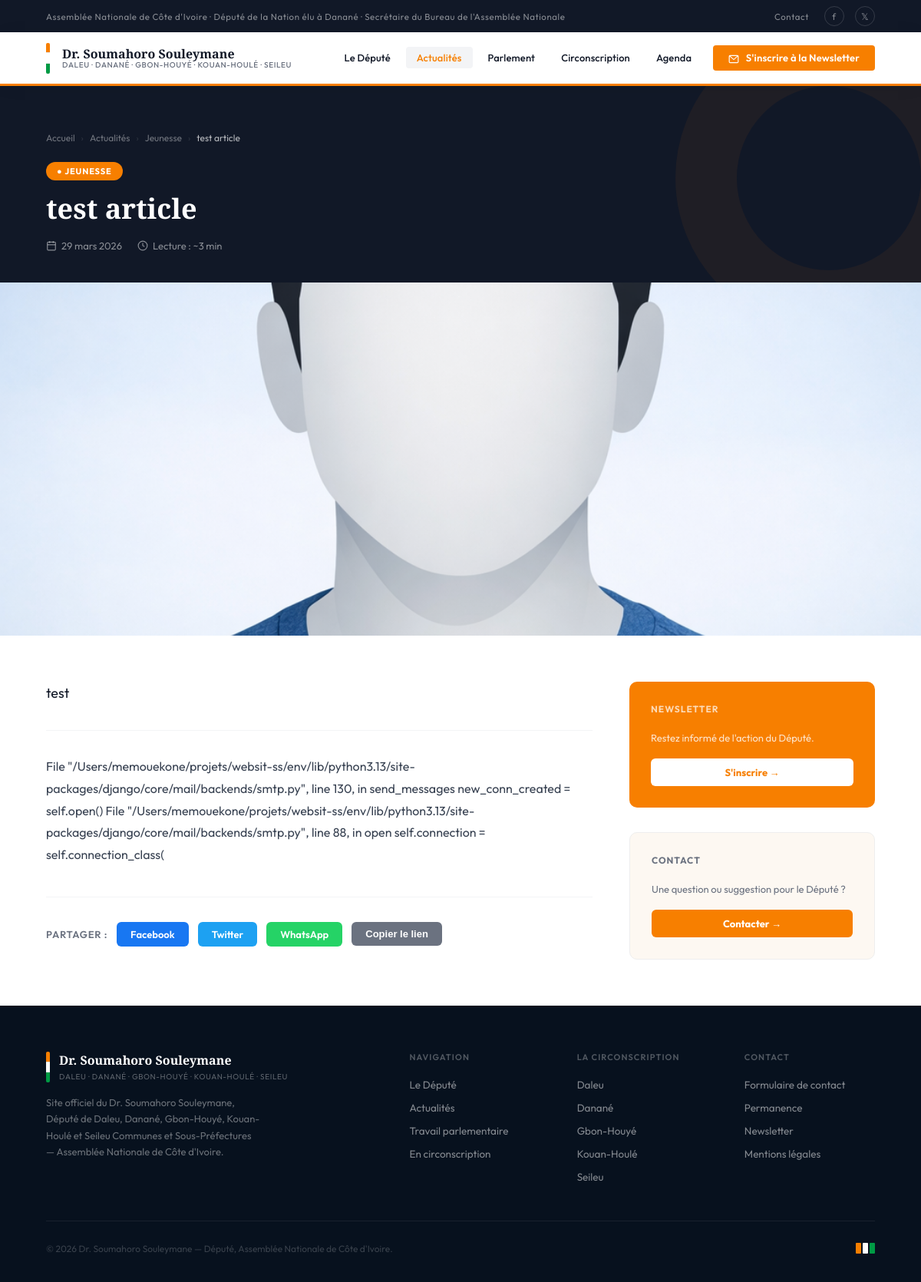
The app's page /actualites/test-article/ with its own data.
### website/models.py (models this page shows, shortened)
class Actualite(models.Model):
    CATEGORIE_CHOICES = [
        ('assemblee', 'Assemblée Nationale'),
        ('circonscription', 'En Circonscription'),
        ('agriculture', 'Agriculture'),
        ('economie', 'Économie'),
        ('education', 'Éducation'),
        ('sante', 'Santé'),
        ('environnement', 'Environnement'),
        ('infrastructure', 'Infrastructure'),
        ('jeunesse', 'Jeunesse'),
        ('culture', 'Culture'),
        ('social', 'Social'),
        ('securite', 'Sécurité'),
        ('presse', 'Revue de Presse'),
        ('video', 'Vidéo'),
    ]
    titre            = models.CharField(max_length=255, verbose_name="Titre")
    slug             = models.SlugField(max_length=270, unique=True, blank=True)
    extrait          = models.TextField(max_length=400, verbose_name="Extrait")
    contenu          = models.TextField(verbose_name="Contenu")
    categorie        = models.CharField(max_length=30, choices=CATEGORIE_CHOICES, default='assemblee')
    image            = models.ImageField(upload_to='actualites/', blank=True, null=True)
    date_publication = models.DateField(verbose_name="Date de publication")
    en_vedette       = models.BooleanField(default=False, verbose_name="En vedette")
    publie           = models.BooleanField(default=True, verbose_name="Publié")
    created_at       = models.DateTimeField(auto_now_add=True)
    updated_at       = models.DateTimeField(auto_now=True)
    class Meta:
        verbose_name = "Actualité"
        verbose_name_plural = "Actualités"
        ordering = ['-date_publication', '-created_at']
    def get_categorie_display_color(self):
        mapping = {
            'assemblee': 'var(--orange)', 'circonscription': 'var(--vert)',
            'presse': '#6B7280', 'video': '#7C3AED',
        }
        return mapping.get(self.categorie, 'var(--orange)')

### website/views.py (the view)
# urls.py: path('actualites/<slug:slug>/',     views.actualite_detail,      name='actualite_detail'),
def actualite_detail(request, slug):
    article = get_object_or_404(Actualite, slug=slug, publie=True)
    articles_lies = Actualite.objects.filter(
        publie=True, categorie=article.categorie
    ).exclude(pk=article.pk)[:3]
    context = {
        'article':      article,
        'articles_lies': articles_lies,
    }
    return render(request, 'actualite_detail.html', context)

### templates/Actualite_detail.html (shortened to what this page needs)
{% extends "base.html" %}
{% load static %}
{% block content %}
<div class="article-hero">
  <div class="breadcrumb">
    <a href="{% url 'website:index' %}">Accueil</a>
    <span class="breadcrumb-sep">›</span>
    <a href="{% url 'website:actualites' %}">Actualités</a>
    <span class="breadcrumb-sep">›</span>
    <a href="{% url 'website:actualites' %}?categorie={{ article.categorie }}">{{ article.get_categorie_display }}</a>
    <span class="breadcrumb-sep">›</span>
    <span style="color:rgba(255,255,255,0.7);">{{ article.titre|truncatechars:50 }}</span>
  </div>
  <div class="article-hero-cat" style="background:{{ article.get_categorie_display_color }};">
    ● {{ article.get_categorie_display }}
  </div>
  <h1 class="article-hero-title">{{ article.titre }}</h1>
  <div class="article-hero-meta">
    <div class="article-meta-item">
      <svg width="14" height="14" fill="none" stroke="currentColor" stroke-width="2" viewBox="0 0 24 24"><rect x="3" y="4" width="18" height="18" rx="2"/><line x1="16" y1="2" x2="16" y2="6"/><line x1="8" y1="2" x2="8" y2="6"/><line x1="3" y1="10" x2="21" y2="10"/></svg>
      {{ article.date_publication|date:"d F Y" }}
    </div>
    <div class="article-meta-item">
      <svg width="14" height="14" fill="none" stroke="currentColor" stroke-width="2" viewBox="0 0 24 24"><circle cx="12" cy="12" r="10"/><polyline points="12 6 12 12 16 14"/></svg>
      Lecture : ~{{ article.contenu|wordcount|divisibleby:200|default:"3" }} min
    </div>
  </div>
</div>
{% if article.image %}
  <img src="{{ article.image.url }}" alt="{{ article.titre }}" class="article-img-banner">
{% endif %}
<div class="article-layout">
  <div>
    <p style="font-size:18px; font-weight:400; color:var(--encre); line-height:1.7; margin-bottom:32px; padding-bottom:32px; border-bottom:1px solid #F3F4F6;">
      {{ article.extrait }}
    </p>
    <div class="article-body">
      {{ article.contenu|linebreaks }}
    </div>
    <div class="article-share">
      <span class="share-label">Partager :</span>
      <a href="https://www.facebook.com/sharer/sharer.php?u={{ request.build_absolute_uri }}" target="_blank" rel="noopener" class="share-btn share-fb">Facebook</a>
      <a href="https://twitter.com/intent/tweet?url={{ request.build_absolute_uri }}&text={{ article.titre|urlencode }}" target="_blank" rel="noopener" class="share-btn share-tw">Twitter</a>
      <a href="https://wa.me/?text={{ article.titre|urlencode }}%20{{ request.build_absolute_uri }}" target="_blank" rel="noopener" class="share-btn share-wa">WhatsApp</a>
      <button onclick="navigator.clipboard.writeText(window.location.href);this.textContent='✓ Copié!';" class="share-btn share-copy" style="border:none;">Copier le lien</button>
    </div>
  </div>
  <aside class="article-sidebar">
    <div class="sidebar-box" style="background:var(--orange); border:none; color:var(--blanc);">
      <div class="sidebar-title" style="color:rgba(255,255,255,0.7);">Newsletter</div>
      <p style="font-size:13px; color:rgba(255,255,255,0.8); line-height:1.6; margin-bottom:16px;">Restez informé de l'action du Député.</p>
      <a href="{% url 'website:index' %}#newsletter" style="display:block; text-align:center; background:var(--blanc); color:var(--orange); padding:10px 20px; border-radius:6px; font-size:13px; font-weight:700; text-decoration:none;">S'inscrire →</a>
    </div>
    <div class="sidebar-box">
      <div class="sidebar-title">Contact</div>
      <p style="font-size:13px; color:var(--gris); line-height:1.6; margin-bottom:16px;">Une question ou suggestion pour le Député ?</p>
      <a href="{% url 'website:contact' %}" style="display:block; text-align:center; background:var(--orange); color:var(--blanc); padding:10px 20px; border-radius:6px; font-size:13px; font-weight:700; text-decoration:none;">Contacter →</a>
    </div>
  </aside>
</div>
{% endblock %}

### records on screen
Actualite: categorie "Jeunesse", titre "test article", categorie "JEUNESSE", date_publication "29 mars 2026", contenu|divisibleby "3", image (picture), extrait "test", contenu "File \"/Users/memouekone/projets/websit-ss/env/lib/python3.13/site-packages/django/core/mail/backends/smtp.py\", line 130, in send_messages new_conn_created = self.open() File \"/Users/memouekone/projets/websit-ss/env/lib/python3.13/site-packages/django/core/mail/backends/smtp.py\", line 88, in open self.connection = self.connection_class("
